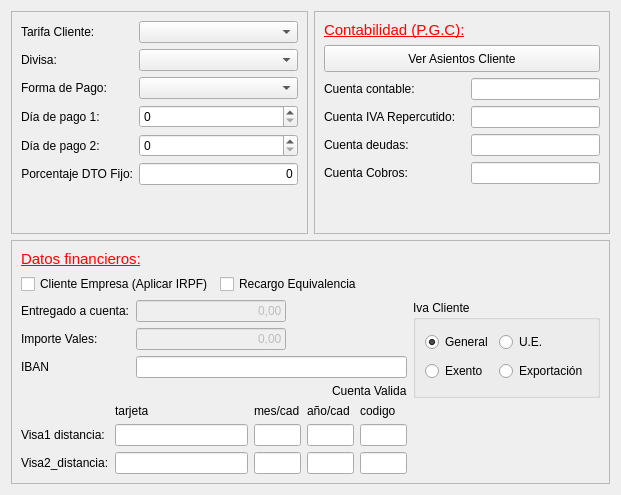
         <widget class="QWidget" name="tab_Datos_bancarios_financieros">
          <property name="styleSheet">
           <string notr="true"/>
          </property>
          <attribute name="title">
           <string>Datos Bancarios y Financieros</string>
          </attribute>
          <layout class="QGridLayout" name="gridLayout_16">
           <item row="0" column="0">
            <widget class="QFrame" name="frame_9">
             <property name="frameShape">
              <enum>QFrame::Shape::StyledPanel</enum>
             </property>
             <property name="frameShadow">
              <enum>QFrame::Shadow::Raised</enum>
             </property>
             <layout class="QFormLayout" name="formLayout_5">
              <item row="0" column="0">
               <widget class="QLabel" name="label_33">
                <property name="text">
                 <string>Tarifa Cliente:</string>
                </property>
               </widget>
              </item>
              <item row="0" column="1">
               <widget class="QComboBox" name="cbotarifa_cliente"/>
              </item>
              <item row="1" column="0">
               <widget class="QLabel" name="label_65">
                <property name="text">
                 <string>Divisa:</string>
                </property>
               </widget>
              </item>
              <item row="1" column="1">
               <widget class="QComboBox" name="cboDivisa"/>
              </item>
              <item row="2" column="0">
               <widget class="QLabel" name="label_67">
                <property name="text">
                 <string>Forma de Pago:</string>
                </property>
               </widget>
              </item>
              <item row="2" column="1">
               <widget class="QComboBox" name="cboforma_pago"/>
              </item>
              <item row="3" column="0">
               <widget class="QLabel" name="label_68">
                <property name="text">
                 <string>Día de pago 1:</string>
                </property>
               </widget>
              </item>
              <item row="3" column="1">
               <widget class="QSpinBox" name="txtdia_pago1"/>
              </item>
              <item row="4" column="0">
               <widget class="QLabel" name="label_69">
                <property name="text">
                 <string>Día de pago 2:</string>
                </property>
               </widget>
              </item>
              <item row="4" column="1">
               <widget class="QSpinBox" name="txtdia_pago2"/>
              </item>
              <item row="5" column="0">
               <widget class="QLabel" name="label_32">
                <property name="text">
                 <string>Porcentaje DTO Fijo:</string>
                </property>
                <property name="alignment">
                 <set>Qt::AlignmentFlag::AlignRight|Qt::AlignmentFlag::AlignTrailing|Qt::AlignmentFlag::AlignVCenter</set>
                </property>
               </widget>
              </item>
              <item row="5" column="1">
               <widget class="QLineEdit" name="txtporc_dto_cliente">
                <property name="text">
                 <string>0</string>
                </property>
                <property name="alignment">
                 <set>Qt::AlignmentFlag::AlignRight|Qt::AlignmentFlag::AlignTrailing|Qt::AlignmentFlag::AlignVCenter</set>
                </property>
               </widget>
              </item>
             </layout>
            </widget>
           </item>
           <item row="0" column="1">
            <widget class="QFrame" name="frame_6">
             <property name="frameShape">
              <enum>QFrame::Shape::StyledPanel</enum>
             </property>
             <property name="frameShadow">
              <enum>QFrame::Shadow::Raised</enum>
             </property>
             <layout class="QGridLayout" name="gridLayout_15">
              <item row="1" column="0" colspan="2">
               <widget class="QPushButton" name="pushButton">
                <property name="minimumSize">
                 <size>
                  <width>0</width>
                  <height>27</height>
                 </size>
                </property>
                <property name="text">
                 <string>Ver Asientos Cliente</string>
                </property>
               </widget>
              </item>
              <item row="3" column="0">
               <widget class="QLabel" name="label_72">
                <property name="text">
                 <string>Cuenta IVA Repercutido:</string>
                </property>
               </widget>
              </item>
              <item row="3" column="1">
               <widget class="QLineEdit" name="txtcuenta_iva_repercutido"/>
              </item>
              <item row="5" column="0">
               <widget class="QLabel" name="label_74">
                <property name="text">
                 <string>Cuenta Cobros:</string>
                </property>
               </widget>
              </item>
              <item row="0" column="0">
               <widget class="QLabel" name="label_70">
                <property name="text">
                 <string>&lt;html&gt;&lt;head/&gt;&lt;body&gt;&lt;p&gt;&lt;span style=&quot; font-size:11pt; text-decoration: underline; color:#ff0000;&quot;&gt;Contabilidad (P.G.C):&lt;/span&gt;&lt;/p&gt;&lt;/body&gt;&lt;/html&gt;</string>
                </property>
               </widget>
              </item>
              <item row="4" column="1">
               <widget class="QLineEdit" name="txtcuenta_deudas"/>
              </item>
              <item row="2" column="1">
               <widget class="QLineEdit" name="txtcuenta_contable"/>
              </item>
              <item row="4" column="0">
               <widget class="QLabel" name="label_73">
                <property name="text">
                 <string>Cuenta deudas:</string>
                </property>
               </widget>
              </item>
              <item row="2" column="0">
               <widget class="QLabel" name="label_71">
                <property name="text">
                 <string>Cuenta contable:</string>
                </property>
               </widget>
              </item>
              <item row="5" column="1">
               <widget class="QLineEdit" name="txtcuenta_cobros"/>
              </item>
              <item row="6" column="1">
               <spacer name="verticalSpacer_2">
                <property name="orientation">
                 <enum>Qt::Orientation::Vertical</enum>
                </property>
                <property name="sizeHint" stdset="0">
                 <size>
                  <width>20</width>
                  <height>40</height>
                 </size>
                </property>
               </spacer>
              </item>
             </layout>
            </widget>
           </item>
           <item row="1" column="0" colspan="2">
            <widget class="QFrame" name="frame_7">
             <property name="frameShape">
              <enum>QFrame::Shape::StyledPanel</enum>
             </property>
             <property name="frameShadow">
              <enum>QFrame::Shadow::Raised</enum>
             </property>
             <layout class="QGridLayout" name="gridLayout_14">
              <item row="0" column="0">
               <widget class="QLabel" name="label_75">
                <property name="sizePolicy">
                 <sizepolicy hsizetype="Preferred" vsizetype="Maximum">
                  <horstretch>0</horstretch>
                  <verstretch>0</verstretch>
                 </sizepolicy>
                </property>
                <property name="text">
                 <string>&lt;html&gt;&lt;head/&gt;&lt;body&gt;&lt;p&gt;&lt;span style=&quot; font-size:11pt; text-decoration: underline; color:#ff0000;&quot;&gt;Datos financieros:&lt;/span&gt;&lt;/p&gt;&lt;/body&gt;&lt;/html&gt;</string>
                </property>
               </widget>
              </item>
              <item row="1" column="0">
               <layout class="QHBoxLayout" name="horizontalLayout_3">
                <item>
                 <widget class="QCheckBox" name="chkClienteEmpresa">
                  <property name="text">
                   <string>Cliente Empresa (Aplicar IRPF)</string>
                  </property>
                 </widget>
                </item>
                <item>
                 <widget class="QCheckBox" name="chkrecargo_equivalencia">
                  <property name="text">
                   <string>Recargo Equivalencia</string>
                  </property>
                 </widget>
                </item>
               </layout>
              </item>
              <item row="2" column="0">
               <layout class="QGridLayout" name="gridLayout_31">
                <item row="0" column="0">
                 <widget class="QLabel" name="label_76">
                  <property name="text">
                   <string>Entregado a cuenta:</string>
                  </property>
                 </widget>
                </item>
                <item row="1" column="0">
                 <widget class="QLabel" name="label_77">
                  <property name="text">
                   <string>Importe Vales:</string>
                  </property>
                 </widget>
                </item>
                <item row="6" column="3">
                 <widget class="QLabel" name="lblCuentavalida">
                  <property name="text">
                   <string>Cuenta Valida</string>
                  </property>
                 </widget>
                </item>
                <item row="2" column="0">
                 <widget class="QLabel" name="label_78">
                  <property name="text">
                   <string>IBAN</string>
                  </property>
                 </widget>
                </item>
                <item row="2" column="1" colspan="3">
                 <widget class="QLineEdit" name="txtentidad_bancaria">
                  <property name="maximumSize">
                   <size>
                    <width>16777215</width>
                    <height>16777215</height>
                   </size>
                  </property>
                 </widget>
                </item>
                <item row="0" column="1">
                 <widget class="QLineEdit" name="txtimporte_a_cuenta">
                  <property name="enabled">
                   <bool>false</bool>
                  </property>
                  <property name="maximumSize">
                   <size>
                    <width>150</width>
                    <height>16777215</height>
                   </size>
                  </property>
                  <property name="focusPolicy">
                   <enum>Qt::FocusPolicy::NoFocus</enum>
                  </property>
                  <property name="text">
                   <string>0,00</string>
                  </property>
                  <property name="alignment">
                   <set>Qt::AlignmentFlag::AlignRight|Qt::AlignmentFlag::AlignTrailing|Qt::AlignmentFlag::AlignVCenter</set>
                  </property>
                 </widget>
                </item>
                <item row="1" column="1">
                 <widget class="QLineEdit" name="txtvales">
                  <property name="enabled">
                   <bool>false</bool>
                  </property>
                  <property name="maximumSize">
                   <size>
                    <width>150</width>
                    <height>16777215</height>
                   </size>
                  </property>
                  <property name="focusPolicy">
                   <enum>Qt::FocusPolicy::NoFocus</enum>
                  </property>
                  <property name="text">
                   <string>0,00</string>
                  </property>
                  <property name="alignment">
                   <set>Qt::AlignmentFlag::AlignRight|Qt::AlignmentFlag::AlignTrailing|Qt::AlignmentFlag::AlignVCenter</set>
                  </property>
                 </widget>
                </item>
               </layout>
              </item>
              <item row="2" column="1">
               <widget class="QGroupBox" name="groupBox">
                <property name="minimumSize">
                 <size>
                  <width>182</width>
                  <height>0</height>
                 </size>
                </property>
                <property name="title">
                 <string>Iva Cliente</string>
                </property>
                <layout class="QGridLayout" name="gridLayout_29">
                 <item row="0" column="1">
                  <widget class="QRadioButton" name="radUE">
                   <property name="text">
                    <string>U.E.</string>
                   </property>
                  </widget>
                 </item>
                 <item row="0" column="0">
                  <widget class="QRadioButton" name="radGeneral">
                   <property name="text">
                    <string>General</string>
                   </property>
                   <property name="checked">
                    <bool>true</bool>
                   </property>
                  </widget>
                 </item>
                 <item row="1" column="0">
                  <widget class="QRadioButton" name="radExcento">
                   <property name="text">
                    <string>Exento</string>
                   </property>
                  </widget>
                 </item>
                 <item row="1" column="1">
                  <widget class="QRadioButton" name="radExportacion">
                   <property name="text">
                    <string>Exportación</string>
                   </property>
                  </widget>
                 </item>
                </layout>
               </widget>
              </item>
              <item row="3" column="0">
               <layout class="QGridLayout" name="gridLayout_10">
                <item row="0" column="1">
                 <widget class="QLabel" name="label_45">
                  <property name="text">
                   <string>tarjeta</string>
                  </property>
                 </widget>
                </item>
                <item row="0" column="2">
                 <widget class="QLabel" name="label_59">
                  <property name="text">
                   <string>mes/cad</string>
                  </property>
                 </widget>
                </item>
                <item row="0" column="3">
                 <widget class="QLabel" name="label_60">
                  <property name="text">
                   <string>año/cad</string>
                  </property>
                 </widget>
                </item>
                <item row="0" column="4">
                 <widget class="QLabel" name="label_61">
                  <property name="text">
                   <string>codigo</string>
                  </property>
                 </widget>
                </item>
                <item row="1" column="0">
                 <widget class="QLabel" name="label_26">
                  <property name="text">
                   <string>Visa1 distancia:</string>
                  </property>
                 </widget>
                </item>
                <item row="1" column="1">
                 <widget class="QLineEdit" name="txtvisa_distancia1">
                  <property name="minimumSize">
                   <size>
                    <width>133</width>
                    <height>0</height>
                   </size>
                  </property>
                 </widget>
                </item>
                <item row="1" column="2">
                 <widget class="QLineEdit" name="txtvisa1_caduca_mes">
                  <property name="maximumSize">
                   <size>
                    <width>47</width>
                    <height>16777215</height>
                   </size>
                  </property>
                 </widget>
                </item>
                <item row="1" column="3">
                 <widget class="QLineEdit" name="txtvisa1_caduca_ano">
                  <property name="maximumSize">
                   <size>
                    <width>47</width>
                    <height>16777215</height>
                   </size>
                  </property>
                 </widget>
                </item>
                <item row="1" column="4">
                 <widget class="QLineEdit" name="txtvisa1_cod_valid">
                  <property name="maximumSize">
                   <size>
                    <width>47</width>
                    <height>16777215</height>
                   </size>
                  </property>
                 </widget>
                </item>
                <item row="2" column="0">
                 <widget class="QLabel" name="label_41">
                  <property name="text">
                   <string>Visa2_distancia:</string>
                  </property>
                 </widget>
                </item>
                <item row="2" column="1">
                 <widget class="QLineEdit" name="txtvisa_distancia2">
                  <property name="minimumSize">
                   <size>
                    <width>133</width>
                    <height>0</height>
                   </size>
                  </property>
                 </widget>
                </item>
                <item row="2" column="2">
                 <widget class="QLineEdit" name="txtvisa2_caduca_mes">
                  <property name="maximumSize">
                   <size>
                    <width>47</width>
                    <height>16777215</height>
                   </size>
                  </property>
                 </widget>
                </item>
                <item row="2" column="3">
                 <widget class="QLineEdit" name="txtvisa2_caduca_ano">
                  <property name="maximumSize">
                   <size>
                    <width>47</width>
                    <height>16777215</height>
                   </size>
                  </property>
                 </widget>
                </item>
                <item row="2" column="4">
                 <widget class="QLineEdit" name="txtvisa2_cod_valid">
                  <property name="maximumSize">
                   <size>
                    <width>47</width>
                    <height>16777215</height>
                   </size>
                  </property>
                 </widget>
                </item>
               </layout>
              </item>
             </layout>
            </widget>
           </item>
          </layout>
         </widget>
